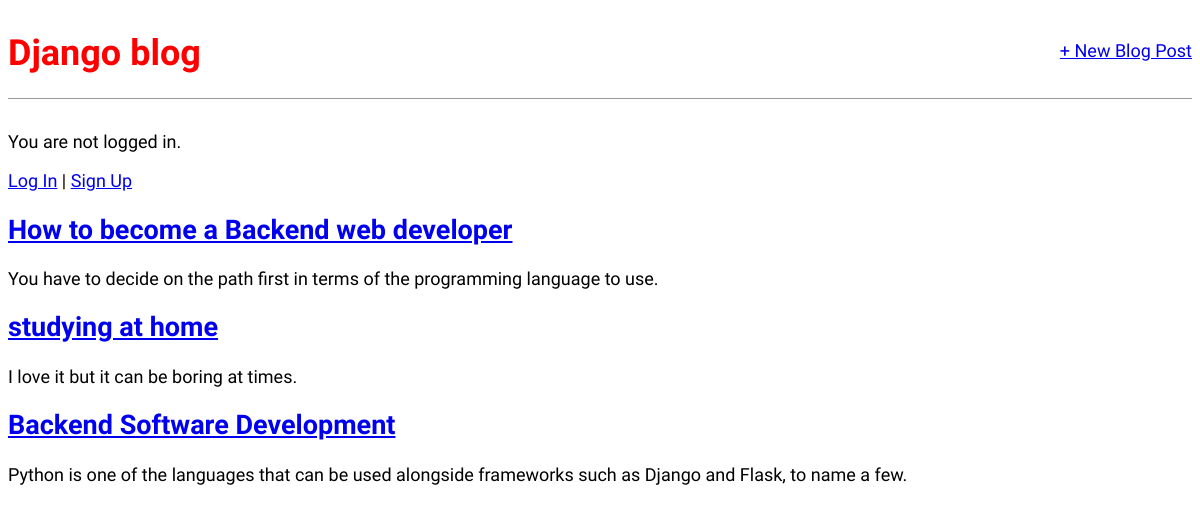
The page / on the database its author committed.
### blog/models.py (models this page shows, shortened)
class Post(models.Model):
    title = models.CharField(max_length=200)
    author = models.ForeignKey(
        "auth.User",
        on_delete=models.CASCADE,
    )
    body = models.TextField()

### blog/views.py (the view)
# urls.py: path("", BlogListView.as_view(), name="home"),
class BlogListView(ListView):
    model = Post
    template_name = "home.html"

### templates/home.html
{% extends "base.html" %}
{% block content %}
{% for post in post_list %}
  <div>
    <h2><a href="{% url 'post_detail' post.pk %}">{{ post.title }}</a></h2>
    <p>{{ post.body }}</p>
  </div>
{% endfor %}
{% endblock content %}

### static/css/base.css (style rules this page uses)
body { font-family: 'Source Sans Pro', sans-serif; font-size: 18px; }

### rows shown on the page
Post: title "How to become a Backend web developer", body "You have to decide on the path first in terms of the programming language to use."
Post: title "studying at home", body "I love it but it can be boring at times."
Post: title "Backend Software Development", body "Python is one of the languages that can be used alongside frameworks such as Django and Flask, to name a few."
